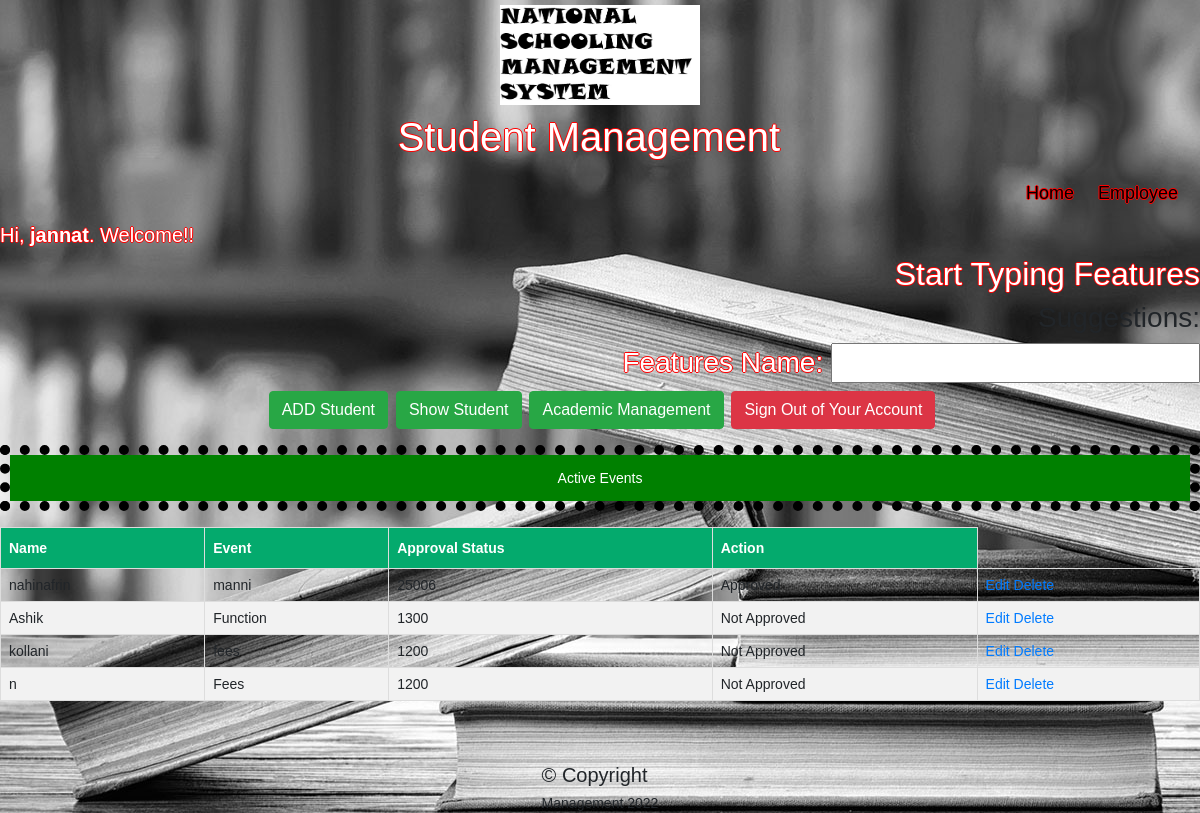
The page /mvc/view/profile.php (signed in) on the database its author committed.
### tables this page shows
CREATE TABLE `events` (
  `id` int(11) NOT NULL,
  `client_name` varchar(50) NOT NULL,
  `event_name` varchar(255) NOT NULL,
  `price` varchar(255) NOT NULL,
  `approval_status` tinyint(1) NOT NULL
);

### mvc/model/model.php (called while the page is built, shortened)
<?php
function showAllEvent(){
 $conn = db_conn();
    $selectQuery = 'SELECT * FROM `events` ';
    try{
        $stmt = $conn->query($selectQuery);
    }catch(PDOException $e){
        echo $e->getMessage();
    }
    $rows = $stmt->fetchAll(PDO::FETCH_ASSOC);
    return $rows;
}

### mvc/controller/eventInfo.php (called while the page is built, shortened)
<?php
require_once ('../model/model.php');
function fetchAllEvent(){
	return showAllEvent();
}

### mvc/view/profile.php (the view, shortened to what this page needs)
<!DOCTYPE html>
<html>
<body>
<?php include ("header.php"); ?>
<h1 class = "textWhite" style="font-family: Arial, Helvetica, sans-serif;
  font-size: 20px ;">Hi, <b><?php echo htmlspecialchars($_SESSION["username"]); ?></b>. Welcome!!</h1>
<div style="text-align : center;">
<h2 align='right' class = "textWhite" >Start Typing Features</h2>
<h3 align='right'>Suggestions: <span id="txtHint"></span><h3/>
<h3 align='right'class = "textWhite" >Features Name: <input type="text" id="txt1" onkeyup="showHint(this.value)"></h3>
</div>
</body>
</html>
<?php
require_once '../controller/eventInfo.php';
$events = fetchAllEvent();
?>
<!DOCTYPE html>
<html lang="en">
<head>
    <link rel="stylesheet" href="https://stackpath.bootstrapcdn.com/bootstrap/4.5.2/css/bootstrap.min.css">
</head>
<body>
    <p align='center'>
        <a href="../View/Registrar/addstudents.php" class="btn btn-success ml-1">ADD Student</a>
        <a href="../View/Registrar/students.php" class="btn btn-success ml-1">Show Student</a>
        <a href="../view/Registrar/ardm.php" class="btn btn-success ml-1">Academic Management</a>
        <a href="../controller/logout.php" class="btn btn-danger ml-1">Sign Out of Your Account</a>
    <p style="color:white;text-align:center; border: 10px dotted black;
  padding: 15px;
  background: green;
  background-clip: padding-box;">
        Active Events
    </p>
    <table id="customers">
    <thead>
        <tr>
            <th>Name</th>
             <th>Event</th>
            <th>Approval Status</th>
            <th>Action</th>
        </tr>
    </thead>
    <tbody>
        <?php foreach ($events as $i => $event): ?>
            <tr>
                <td><?php echo $event['client_name'] ?></td>
                <td><?php echo $event['event_name'] ?></td>
                <td><?php echo $event['price'] ?></td>
                <td><?php if ($event['approval_status'] == 0) {
                 echo "Not Approved";
                }
                else {
                echo "Approved";
                } ?></td>
                <td><a href="editEvent.php?id=<?php echo $event['id'] ?>">Edit</a>&nbsp<a href="../controller/deleteEvent.php?id=<?php echo $event['id'] ?>" onclick="return confirm('Are you sure want to delete this ?')">Delete</a></td>
            </tr>
        <?php endforeach; ?>
    </tbody>
</table>
    <br>
    <br>
    <br>
    <br>
    <br>
    <br>
    </p>
</body>
</html>
<?php
include ("../view/footer.php");
?>

### mvc/view/header.php (style rules this page uses)
* { box-sizing: border-box; }
body { margin: 0; font-family: Arial, Helvetica, sans-serif; }

### mvc/view/profile.php (style rules this page uses)
.textWhite { color:white;text-shadow: -1px 0px 0px red, 1px 0px 0px red, 0px -1px 0px red, 0px 1px 0px red;color: white }
body { font: 14px sans-serif; background-image: url('../upload/Library.jpg'); }
#customers { font-family: Arial, Helvetica, sans-serif; font-size: 20px border-collapse: collapse; width: 100%; }
#customers td, #customers th { border: 1px solid #ddd; padding: 8px; }
#customers tr:nth-child(even) { background-color: #f2f2f2; }
#customers th { padding-top: 12px; padding-bottom: 12px; text-align: left; background-color: #04AA6D; color: white; }

### mvc/view/footer.php (style rules this page uses)
body { font: 14px sans-serif; }

### rows shown on the page
events: client_name "nahinafrin", event_name "manni", price "25006", approval_status "Approved"
events: client_name "Ashik", event_name "Function", price "1300", approval_status "Not Approved"
events: client_name "kollani", event_name "fees", price "1200", approval_status "Not Approved"
events: client_name "n", event_name "Fees", price "1200", approval_status "Not Approved"

### other values the page prints
$_SESSION["username"] "jannat"
